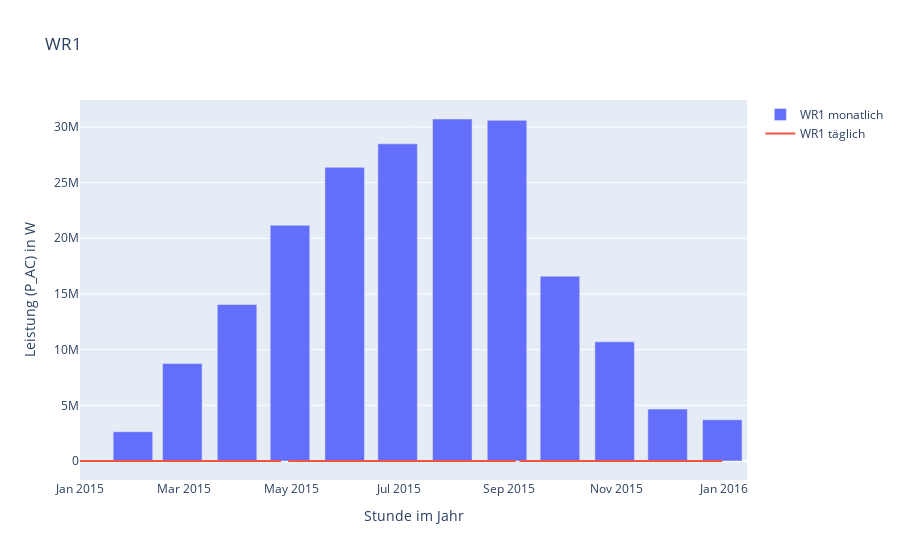

The code cell stored with this chart in its notebook:
### Markdown cell above
### WR1

### Code cell
# Interactive plot
sns.set_style('ticks')
trace_line = go.Scatter(x=df_reD.index.tolist(), 
                        y=df_reD['wr1_p_ac'].tolist(), 
                        name='WR1 täglich', line=dict(), mode='lines')
trace_bar = go.Bar(x=df_reM.index.tolist(), 
                   y=df_reM['wr1_p_ac'].tolist(), 
                   name='WR1 monatlich', marker=dict())
layout = go.Layout(
    title='WR1',
    yaxis=dict(title=''.join(info_dict['Y-Axis'])),
    xaxis=dict(title=''.join(info_dict['X-Axis']))
)
ifig_wr1 = go.Figure(data=[trace_bar, trace_line], layout=layout)
pltly.iplot(ifig_wr1)

### Figure 1 — Plotly figure (JSON) as saved in the notebook; plotly's stock layout.template omitted (floating-point values rounded to 4 significant figures; data arrays with more than 128 entries replaced by an {"elided": "..."} marker saying what was removed)
{"data": [{"name": "WR1 monatlich", "type": "bar", "x": ["2015-01-31T00:00:00", "2015-02-28T00:00:00", "2015-03-31T00:00:00", "2015-04-30T00:00:00", "2015-05-31T00:00:00", "2015-06-30T00:00:00", "2015-07-31T00:00:00", "2015-08-31T00:00:00", "2015-09-30T00:00:00", "2015-10-31T00:00:00", "2015-11-30T00:00:00", "2015-12-31T00:00:00"], "y": [2629451, 8750965, 14054653, 21169423, 26375010, 28481366, 30713152, 30594510, 16593100, 10701742, 4666445, 3706740]}, {"mode": "lines", "name": "WR1 täglich", "type": "scatter", "x": {"elided": "365 str values"}, "y": {"elided": "365 float values"}}], "layout": {"title": {"text": "WR1"}, "xaxis": {"title": {"text": "Stunde im Jahr"}}, "yaxis": {"title": {"text": "Leistung (P_AC) in W"}}}}
